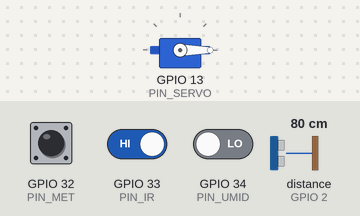
A sketch run on a simulated ESP32. Parts: servo. Inputs (shaded band) come from the test bench; at power-on: GPIO 33 (PIN_IR) HIGH, GPIO 32 (PIN_MET) HIGH, GPIO 34 (PIN_UMID) LOW, distance to the obstacle (sensor on GPIO 2) 80 cm. The echo pulse lasts 58.3 µs per cm; what the sketch prints to the serial monitor is not drawn.

Above: at 1.2 s.
1.3 s: GPIO 33 (PIN_IR) driven LOW
At 4.0 s:
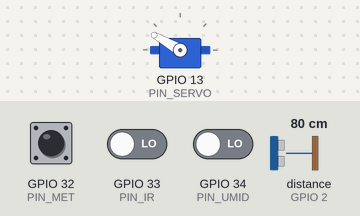
Timing chart, 0 to 5.8 s (numbered marks = the images above; inputs shaded):
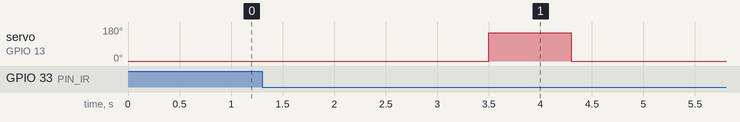

The sketch:

Test_FullSystem.ino
```cpp
/*Test pentru sistemul full cu toti senzorii integrati*/

#include <Stepper.h>
#include <ESP32Servo.h>

const int PIN_IR = 33;
const int PIN_MET = 32;
const int PIN_UMID = 34;

const int S0 = 18;
const int S1 = 19;
const int S2 = 21;
const int S3 = 22;
const int OUT = 23;

// Senzor ultrasonic
const int PIN_TRIG = 15;
const int PIN_ECHO = 2;

const float H_COUNT = 30.0; // container gol = 30 cm
const float H_FULL = 5.0;   // container plin = 5 cm

const int STEPS = 2048;
Stepper stepper(STEPS, 25, 27, 26, 14);
int positionDegree = 0;

Servo mg;
const int PIN_SERVO = 13;
const int ANG_MAX = 150;

String containerCurent = "";

void setup() {
  Serial.begin(115200);

  pinMode(PIN_IR, INPUT);
  pinMode(PIN_MET, INPUT);
  pinMode(PIN_UMID, INPUT);

  pinMode(S0, OUTPUT);
  pinMode(S1, OUTPUT);
  pinMode(S2, OUTPUT);
  pinMode(S3, OUTPUT);
  pinMode(OUT, INPUT);

  digitalWrite(S0, HIGH);
  digitalWrite(S1, HIGH);

  pinMode(PIN_TRIG, OUTPUT);
  pinMode(PIN_ECHO, INPUT);

  stepper.setSpeed(10);

  mg.setPeriodHertz(50);
  mg.attach(PIN_SERVO, 500, 2400);
  mg.write(0);

  Serial.println("Clasificare completă cu senzor culoare și ultrasonic");
}

void loop() {
  static bool detectat = false;

  int ir = digitalRead(PIN_IR);

  if (ir == LOW && !detectat) {
    detectat = true;
    Serial.println("Obiect detectat!");

    int target = 0;

    if (digitalRead(PIN_MET) == LOW) {
      Serial.println("Detectat: METAL");
      target = 90;
      containerCurent = "Metal";
    } else if (digitalRead(PIN_UMID) == LOW) {
      Serial.println("Detectat: MENAJER");
      target = 0;
      containerCurent = "Menajer";
    } else {
      int red = readColor(LOW, LOW);
      int green = readColor(HIGH, HIGH);
      int blue = readColor(LOW, HIGH);

      Serial.printf("RGB -> R: %d, G: %d, B: %d\n", red, green, blue);

      bool hartie = (red <= 200 && green <= 400 && blue <= 400);
      if (hartie) {
        Serial.println("Detectat: HÂRTIE");
        target = 180;
        containerCurent = "Hartie";
      } else {
        Serial.println("Detectat: PLASTIC");
        target = 270;
        containerCurent = "Plastic";
      }
    }

    rotireLa(target);
    delay(2000);
    sweepServo();

    // Măsurare nivel ultrasonic
    delay(3000);
    float dist = distCM();
    if (dist != -1) {
      int pct = pctPlin(dist);
      Serial.printf("Nivel %s: %d%% (dist=%.1f cm)\n", containerCurent.c_str(), pct, dist);
    }

    rotireLa(0);
  }

  if (ir == HIGH && detectat) {
    detectat = false;
  }

  delay(100);
}

int readColor(int v2, int v3) {
  digitalWrite(S2, v2);
  digitalWrite(S3, v3);
  delay(50);
  unsigned long t = pulseIn(OUT, LOW, 50000);
  return (t == 0) ? 50000 : t;
}

float distCM() {
  digitalWrite(PIN_TRIG, LOW);
  delayMicroseconds(2);
  digitalWrite(PIN_TRIG, HIGH);
  delayMicroseconds(10);
  digitalWrite(PIN_TRIG, LOW);
  long t = pulseIn(PIN_ECHO, HIGH, 30000);
  if (t == 0) {
    Serial.println("Fără ecou ultrasonic!");
    return -1;
  }
  return t * 0.034 / 2.0;
}

int pctPlin(float d) {
  if (d >= H_COUNT) return 0;
  if (d <= H_FULL) return 90;
  return (int)round((H_COUNT - d) / (H_COUNT - H_FULL) * 90.0);
}

void rotireLa(int target) {
  int diff = ((target - positionDegree + 540) % 360) - 180;
  int steps = diff * STEPS / 360;
  stepper.step(steps);
  positionDegree = target;

  Serial.printf("Rotație la %d° (pași %d)\n", positionDegree, steps);
}

void sweepServo() {
  mg.write(0);
  delay(200);
  mg.write(ANG_MAX);
  delay(800);
  mg.write(0);
  delay(200);
}
```

Measured:
- after the input at 1.3 s, servo on GPIO 13 (PIN_SERVO): 0° → 150° after 2.2 s, → 0° 0.80 s later
